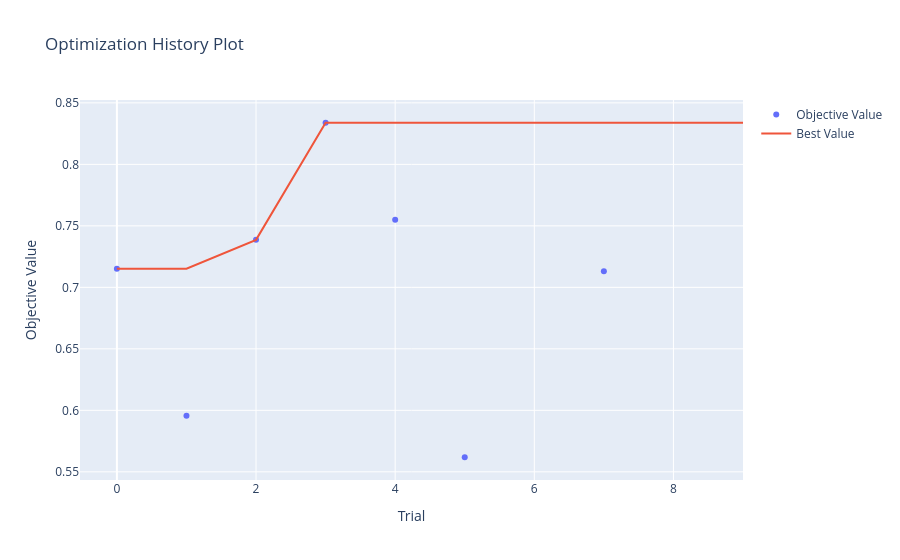
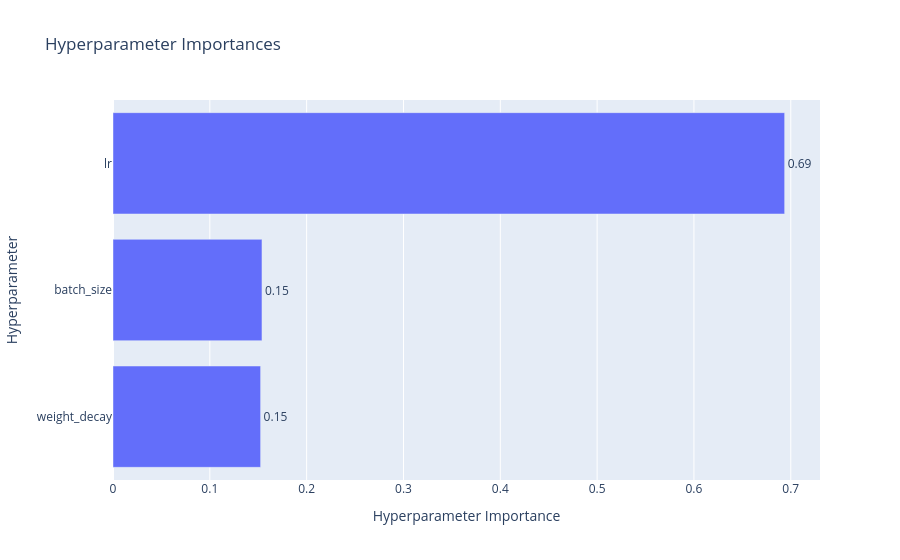
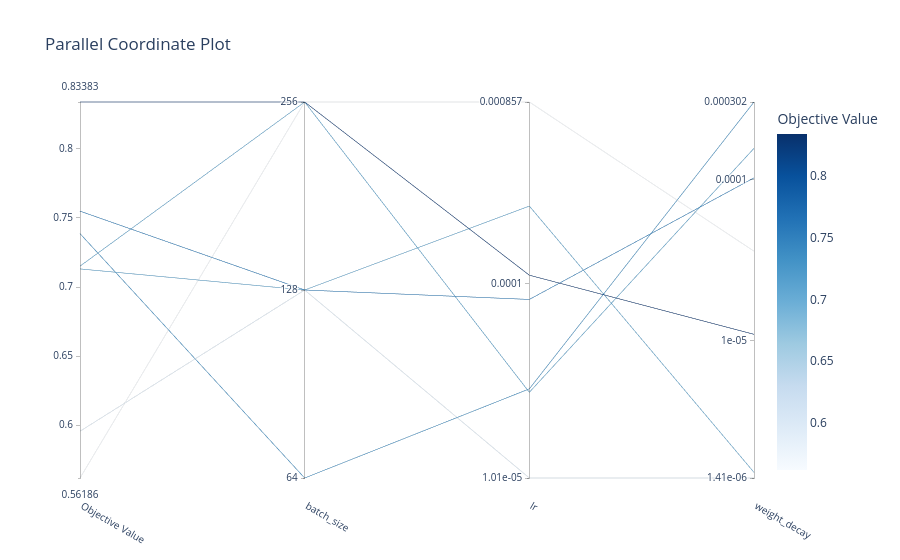

The notebook cell saved with these charts, in order:
### Markdown cell above
# Optuna objective function

### Code cell
def objective(trial):
    lr = trial.suggest_float("lr", 1e-5, 1e-3, log=True)
    batch_size = trial.suggest_categorical("batch_size", [64, 128, 256])
    weight_decay = trial.suggest_float("weight_decay", 1e-6, 1e-3, log=True)

    t_loader, v_loader = get_dataloaders(batch_size)
    trial_model = build_model()
    
    optimizer = optim.Adam(trial_model.parameters(), lr=lr, weight_decay=weight_decay)
    criterion = nn.CrossEntropyLoss()

    for epoch in range(OPTUNA_EPOCHS):
        trial_model.train()
        for inputs, labels in t_loader:
            inputs, labels = inputs.to(device), labels.to(device)
            optimizer.zero_grad()
            outputs = trial_model(inputs)
            loss = criterion(outputs, labels)
            loss.backward()
            optimizer.step()

        trial_model.eval()
        corrects = 0
        with torch.no_grad():
            for inputs, labels in v_loader:
                inputs, labels = inputs.to(device), labels.to(device)
                outputs = trial_model(inputs)
                _, preds = torch.max(outputs, 1)
                corrects += torch.sum(preds == labels.data)

        val_acc = corrects.double().item() / len(v_loader.dataset)

        trial.report(val_acc, epoch)
        if trial.should_prune():
            raise optuna.exceptions.TrialPruned()

    return val_acc

study = optuna.create_study(direction="maximize")
study.optimize(objective, n_trials=OPTUNA_TRIALS)
optuna.visualization.plot_optimization_history(study).show()
optuna.visualization.plot_param_importances(study).show()
optuna.visualization.plot_parallel_coordinate(study).show()

print("\n--- Optimization finished ---")
print(f"Best Accuracy: {study.best_value:.4f}")
print(f"Best parameters: {study.best_params}")

### Figure 1 — Plotly figure (JSON) as saved in the notebook; plotly's stock layout.template omitted (floating-point values rounded to 4 significant figures)
{"data": [{"mode": "markers", "name": "Objective Value", "type": "scatter", "x": [0, 1, 2, 3, 4, 5, 7], "y": [0.7151, 0.5957, 0.7386, 0.8338, 0.7549, 0.5619, 0.7131]}, {"mode": "lines", "name": "Best Value", "type": "scatter", "x": [0, 1, 2, 3, 4, 5, 6, 7, 8, 9], "y": [0.7151, 0.7151, 0.7386, 0.8338, 0.8338, 0.8338, 0.8338, 0.8338, 0.8338, 0.8338]}, {"marker": {"color": "#cccccc"}, "mode": "markers", "name": "Infeasible Trial", "showlegend": false, "type": "scatter", "x": [], "y": []}], "layout": {"title": {"text": "Optimization History Plot"}, "xaxis": {"title": {"text": "Trial"}}, "yaxis": {"title": {"text": "Objective Value"}}}}

### Figure 2 — Plotly figure (JSON) as saved in the notebook; plotly's stock layout.template omitted (floating-point values rounded to 4 significant figures)
{"data": [{"cliponaxis": false, "hovertemplate": ["weight_decay (FloatDistribution): 0.15246012713858817<extra></extra>", "batch_size (CategoricalDistribution): 0.1538618951689167<extra></extra>", "lr (FloatDistribution): 0.693677977692495<extra></extra>"], "name": "Objective Value", "orientation": "h", "text": ["0.15", "0.15", "0.69"], "textposition": "outside", "type": "bar", "x": [0.1525, 0.1539, 0.6937], "y": ["weight_decay", "batch_size", "lr"]}], "layout": {"title": {"text": "Hyperparameter Importances"}, "xaxis": {"title": {"text": "Hyperparameter Importance"}}, "yaxis": {"title": {"text": "Hyperparameter"}}}}

### Figure 3 — Plotly figure (JSON) as saved in the notebook; plotly's stock layout.template omitted (floating-point values rounded to 4 significant figures)
{"data": [{"dimensions": [{"label": "Objective Value", "range": [0.5619, 0.8338], "values": [0.7386, 0.5957, 0.7549, 0.7131, 0.7151, 0.8338, 0.5619]}, {"label": "batch_size", "range": [0, 2], "ticktext": ["64", "128", "256"], "tickvals": [0, 1, 2], "values": [0, 1, 1, 1, 2, 2, 2]}, {"label": "lr", "range": [-4.995, -3.067], "ticktext": ["1.01e-05", "0.0001", "0.000857"], "tickvals": [-4.995, -4, -3.067], "values": [-4.538, -4.995, -4.079, -3.601, -4.555, -3.955, -3.067]}, {"label": "weight_decay", "range": [-5.851, -3.521], "ticktext": ["1.41e-06", "1e-05", "0.0001", "0.000302"], "tickvals": [-5.851, -5, -4, -3.521], "values": [-3.521, -5.851, -3.991, -5.816, -3.808, -4.96, -4.445]}], "labelangle": 30, "labelside": "bottom", "line": {"color": [0.7386, 0.5957, 0.7549, 0.7131, 0.7151, 0.8338, 0.5619], "colorbar": {"title": {"text": "Objective Value"}}, "colorscale": [[0, "rgb(247,251,255)"], [0.125, "rgb(222,235,247)"], [0.25, "rgb(198,219,239)"], [0.375, "rgb(158,202,225)"], [0.5, "rgb(107,174,214)"], [0.625, "rgb(66,146,198)"], [0.75, "rgb(33,113,181)"], [0.875, "rgb(8,81,156)"], [1, "rgb(8,48,107)"]], "reversescale": false, "showscale": true}, "type": "parcoords"}], "layout": {"title": {"text": "Parallel Coordinate Plot"}}}
